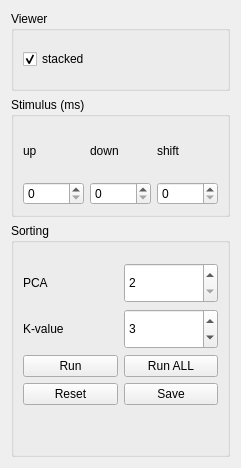
            <widget class="QWidget" name="spikeOptPage">
             <layout class="QVBoxLayout" name="verticalLayout_9">
              <item>
               <widget class="QGroupBox" name="groupBox_2">
                <property name="minimumSize">
                 <size>
                  <width>0</width>
                  <height>80</height>
                 </size>
                </property>
                <property name="font">
                 <font>
                  <weight>50</weight>
                  <bold>false</bold>
                 </font>
                </property>
                <property name="title">
                 <string>Viewer</string>
                </property>
                <layout class="QHBoxLayout" name="horizontalLayout_17">
                 <item>
                  <widget class="QCheckBox" name="chkSpikeStacked">
                   <property name="text">
                    <string>stacked</string>
                   </property>
                   <property name="checked">
                    <bool>true</bool>
                   </property>
                  </widget>
                 </item>
                </layout>
               </widget>
              </item>
              <item alignment="Qt::AlignTop">
               <widget class="QGroupBox" name="groupBox_3">
                <property name="minimumSize">
                 <size>
                  <width>0</width>
                  <height>120</height>
                 </size>
                </property>
                <property name="title">
                 <string>Stimulus (ms)</string>
                </property>
                <layout class="QGridLayout" name="gridLayout_3">
                 <item row="0" column="1">
                  <widget class="QLabel" name="label_9">
                   <property name="text">
                    <string>down</string>
                   </property>
                  </widget>
                 </item>
                 <item row="1" column="1">
                  <widget class="QSpinBox" name="stimDown">
                   <property name="maximum">
                    <number>99999</number>
                   </property>
                  </widget>
                 </item>
                 <item row="0" column="0">
                  <widget class="QLabel" name="label_8">
                   <property name="text">
                    <string>up</string>
                   </property>
                  </widget>
                 </item>
                 <item row="1" column="0" alignment="Qt::AlignTop">
                  <widget class="QSpinBox" name="stimUp">
                   <property name="maximum">
                    <number>99999</number>
                   </property>
                  </widget>
                 </item>
                 <item row="0" column="2">
                  <widget class="QLabel" name="label_10">
                   <property name="text">
                    <string>shift</string>
                   </property>
                  </widget>
                 </item>
                 <item row="1" column="2">
                  <widget class="QSpinBox" name="stimShift">
                   <property name="maximum">
                    <number>99999</number>
                   </property>
                  </widget>
                 </item>
                </layout>
               </widget>
              </item>
              <item>
               <widget class="QWidget" name="widget_5" native="true">
                <layout class="QGridLayout" name="gridLayout">
                 <property name="leftMargin">
                  <number>0</number>
                 </property>
                 <property name="topMargin">
                  <number>0</number>
                 </property>
                 <property name="rightMargin">
                  <number>0</number>
                 </property>
                 <property name="bottomMargin">
                  <number>0</number>
                 </property>
                 <property name="spacing">
                  <number>0</number>
                 </property>
                 <item row="0" column="0" alignment="Qt::AlignTop">
                  <widget class="QGroupBox" name="groupBox">
                   <property name="font">
                    <font>
                     <weight>50</weight>
                     <bold>false</bold>
                    </font>
                   </property>
                   <property name="title">
                    <string>Sorting</string>
                   </property>
                   <layout class="QGridLayout" name="gridLayout_2">
                    <property name="topMargin">
                     <number>20</number>
                    </property>
                    <item row="2" column="1">
                     <widget class="QPushButton" name="pushButton_3">
                      <property name="text">
                       <string>Run ALL</string>
                      </property>
                      <property name="icon">
                       <iconset resource="../../resources/resources.qrc">
                        <normaloff>:/resources/icons_2/pricetags-outline.svg</normaloff>:/resources/icons_2/pricetags-outline.svg</iconset>
                      </property>
                      <property name="iconSize">
                       <size>
                        <width>24</width>
                        <height>24</height>
                       </size>
                      </property>
                     </widget>
                    </item>
                    <item row="0" column="1">
                     <widget class="QSpinBox" name="pcaValue">
                      <property name="minimumSize">
                       <size>
                        <width>70</width>
                        <height>40</height>
                       </size>
                      </property>
                      <property name="minimum">
                       <number>2</number>
                      </property>
                      <property name="maximum">
                       <number>10</number>
                      </property>
                     </widget>
                    </item>
                    <item row="0" column="0">
                     <widget class="QLabel" name="label">
                      <property name="text">
                       <string>PCA</string>
                      </property>
                     </widget>
                    </item>
                    <item row="1" column="1">
                     <widget class="QSpinBox" name="kValue">
                      <property name="minimumSize">
                       <size>
                        <width>70</width>
                        <height>40</height>
                       </size>
                      </property>
                      <property name="minimum">
                       <number>1</number>
                      </property>
                      <property name="maximum">
                       <number>10</number>
                      </property>
                      <property name="value">
                       <number>3</number>
                      </property>
                     </widget>
                    </item>
                    <item row="3" column="1">
                     <widget class="QPushButton" name="pushButton_5">
                      <property name="text">
                       <string>Save</string>
                      </property>
                      <property name="icon">
                       <iconset resource="../../resources/resources.qrc">
                        <normaloff>:/resources/icons/save.svg</normaloff>:/resources/icons/save.svg</iconset>
                      </property>
                      <property name="iconSize">
                       <size>
                        <width>24</width>
                        <height>24</height>
                       </size>
                      </property>
                     </widget>
                    </item>
                    <item row="2" column="0">
                     <widget class="QPushButton" name="pushButton_2">
                      <property name="text">
                       <string>Run</string>
                      </property>
                      <property name="icon">
                       <iconset resource="../../resources/resources.qrc">
                        <normaloff>:/resources/icons_2/pricetag-outline.svg</normaloff>:/resources/icons_2/pricetag-outline.svg</iconset>
                      </property>
                      <property name="iconSize">
                       <size>
                        <width>24</width>
                        <height>24</height>
                       </size>
                      </property>
                     </widget>
                    </item>
                    <item row="1" column="0">
                     <widget class="QLabel" name="label_6">
                      <property name="text">
                       <string>K-value</string>
                      </property>
                     </widget>
                    </item>
                    <item row="3" column="0">
                     <widget class="QPushButton" name="pushButton_4">
                      <property name="text">
                       <string>Reset</string>
                      </property>
                      <property name="icon">
                       <iconset resource="../../resources/resources.qrc">
                        <normaloff>:/resources/icons/rotate-ccw.svg</normaloff>:/resources/icons/rotate-ccw.svg</iconset>
                      </property>
                      <property name="iconSize">
                       <size>
                        <width>24</width>
                        <height>24</height>
                       </size>
                      </property>
                     </widget>
                    </item>
                    <item row="4" column="0">
                     <spacer name="verticalSpacer_3">
                      <property name="orientation">
                       <enum>Qt::Vertical</enum>
                      </property>
                      <property name="sizeHint" stdset="0">
                       <size>
                        <width>20</width>
                        <height>40</height>
                       </size>
                      </property>
                     </spacer>
                    </item>
                   </layout>
                  </widget>
                 </item>
                </layout>
               </widget>
              </item>
             </layout>
            </widget>
